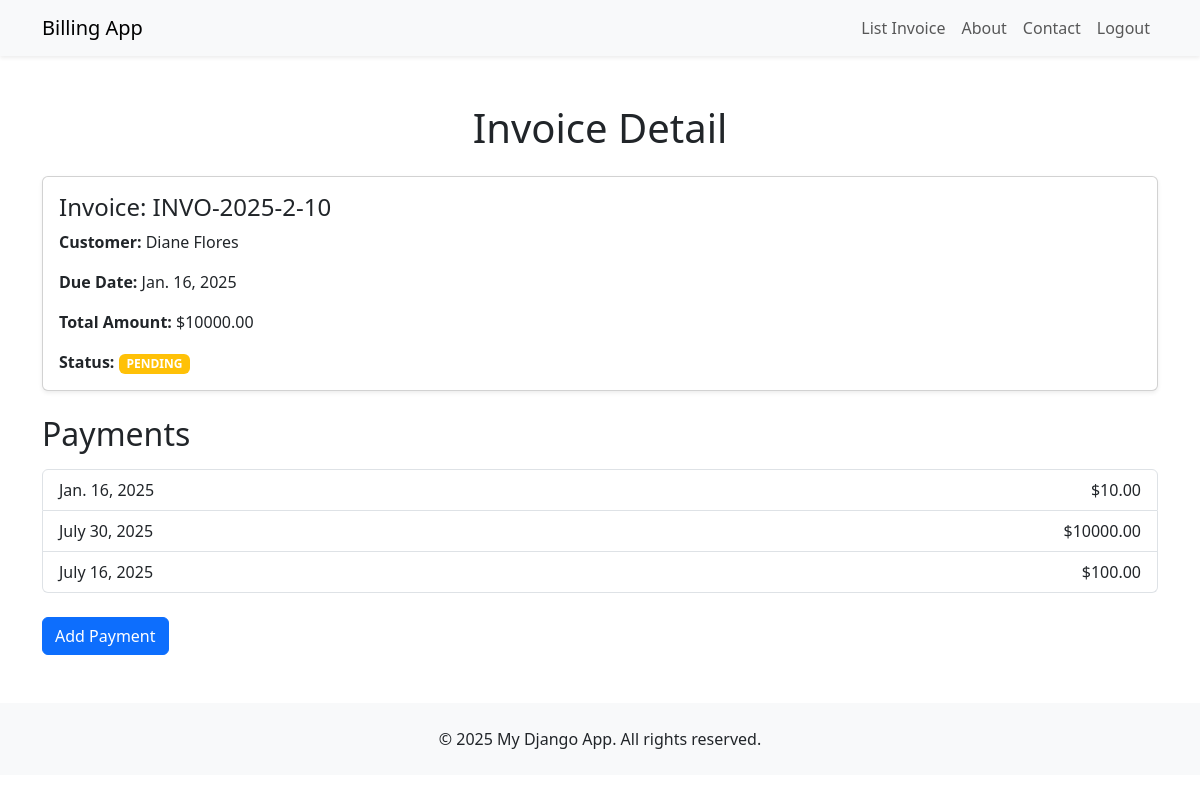
Page /billing/invoice/42/ (signed in) on the committed database.
### billing/models.py (models this page shows, shortened)
class Invoice(models.Model):
    customer = models.ForeignKey(Customer, on_delete=models.CASCADE)
    invoice_number = models.CharField(max_length=20, unique=True)
    date_created = models.DateField(auto_now_add=True)
    due_date = models.DateField()
    total_amount = models.DecimalField(max_digits=10, decimal_places=2)
    status_choices = [
        ('PAID', 'Paid'),
        ('PENDING', 'Pending'),
    ]
    status = models.CharField(max_length=10, choices=status_choices, default='PENDING')

class Customer(models.Model):
    name = models.CharField(max_length=255)
    email = models.EmailField()
    address = models.TextField()

class Payment(models.Model):
    invoice = models.ForeignKey(Invoice, on_delete=models.CASCADE)
    payment_date = models.DateField()
    amount = models.DecimalField(max_digits=10, decimal_places=2)

### billing/views.py (the view)
# urls.py: path('invoice/<int:invoice_id>/', views.invoice_detail, name='invoice_detail'),
def invoice_detail(request, invoice_id):
    invoice = get_object_or_404(Invoice, id=invoice_id)
    payments = Payment.objects.filter(invoice=invoice)
    return render(request, 'invoice_detail.html', {'invoice': invoice, 'payments': payments})

### billing/templates/invoice_detail.html (shortened to what this page needs)
{% extends 'base.html' %}
{% block content %}
    <h1 class="text-center mb-4">Invoice Detail</h1>
    <div class="card shadow-sm mb-4">
        <div class="card-body">
            <h4 class="card-title">Invoice: {{ invoice.invoice_number }}</h4>
            <p class="card-text"><strong>Customer:</strong> {{ invoice.customer.name }}</p>
            <p class="card-text"><strong>Due Date:</strong> {{ invoice.due_date }}</p>
            <p class="card-text"><strong>Total Amount:</strong> ${{ invoice.total_amount }}</p>
            <p class="card-text">
                <strong>Status:</strong>
                <span class="badge {% if invoice.status == 'Paid' %}bg-success{% else %}bg-warning{% endif %}">
                    {{ invoice.status }}
                </span>
            </p>
        </div>
    </div>
    <h2 class="mb-3">Payments</h2>
    {% if payments %}
    <ul class="list-group mb-4">
        {% for payment in payments %}
            <li class="list-group-item d-flex justify-content-between align-items-center">
                <span>{{ payment.payment_date }}</span>
                <span>${{ payment.amount }}</span>
            </li>
        {% endfor %}
    </ul>
    {% else %}
    <p class="text-muted">No payments recorded for this invoice yet.</p>
    {% endif %}
    <a href="{% url 'create_payment' invoice.id %}" class="btn btn-primary">Add Payment</a>
</div>
{% endblock %}

### rows in the picture
Invoice: invoice_number "INVO-2025-2-10", customer.name "Diane Flores", due_date "Jan. 16, 2025", total_amount "10000.00", status "PENDING"
Payment: payment_date "Jan. 16, 2025", amount "10.00"
Payment: payment_date "July 30, 2025", amount "10000.00"
Payment: payment_date "July 16, 2025", amount "100.00"
